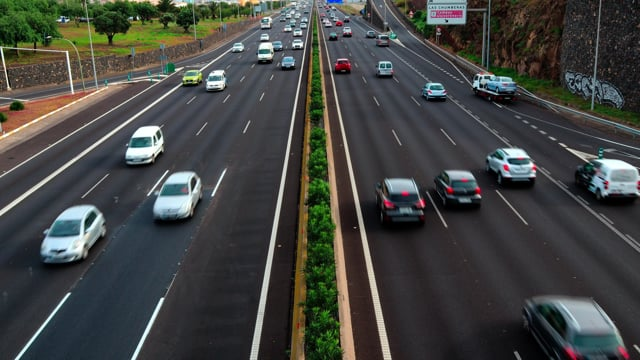
#> input picture Car Detector/images.jpg, 640 x 360 px, given in place of the camera
$ python main.py
#> lines starting #> are read from the running program, lines starting #| are printed output that depends on the picture; after the words box and inside, x2 and y2 are one past the last pixel; in counts of white or black regions, pixels touching at a corner belong together
import cv2
import numpy as np

id = 0
camera = cv2.VideoCapture(id)
while True:
    ret, frame = camera.read()
#> frame is the input picture: shape (360, 640, 3); mean B, G, R 66.4, 69.2, 67.2

    blur = cv2.GaussianBlur(frame, (11, 11), 0)
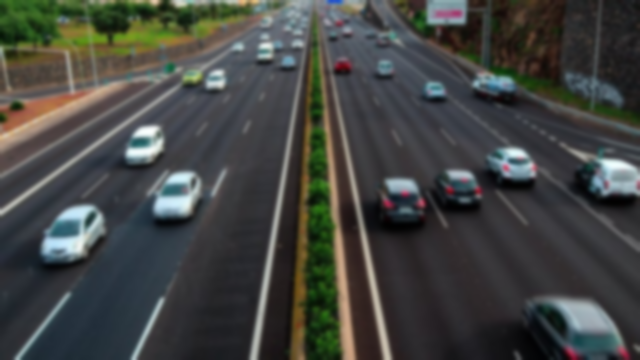
#> blur: shape (360, 640, 3); mean B, G, R 66.4, 69.2, 67.2
    edges = cv2.Canny(blur, 40, 150)
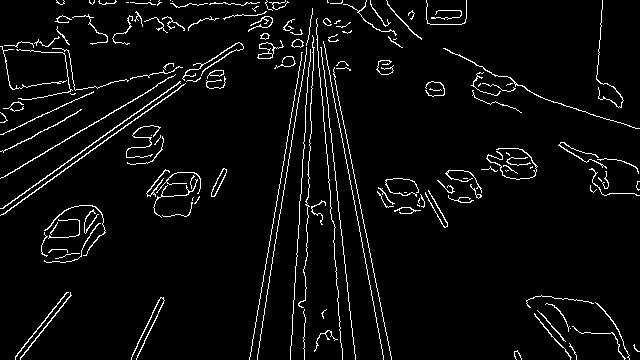
#> edges: shape (360, 640); 4.5% white in thin lines or dots
    dilated = cv2.dilate(edges, (1, 1), iterations=2)
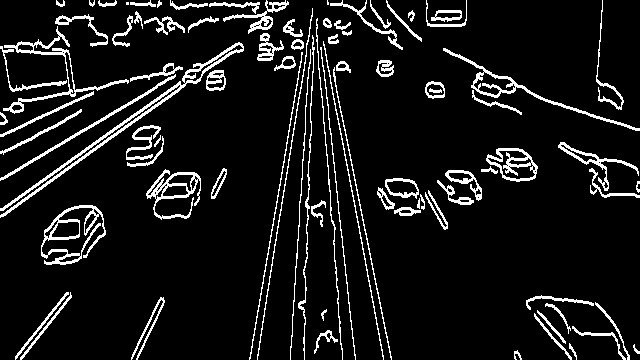
#> dilated: shape (360, 640); 9.2% white in thin lines or dots
    (cnt, _) = cv2.findContours(dilated.copy(), cv2.RETR_EXTERNAL, cv2.CHAIN_APPROX_SIMPLE)
#> cnt = 86 contours, 10 with area under 20; largest, box (x1, y1, x2, y2) and area: (0, 42, 244, 218) 1572, (41, 205, 106, 265) 1310, (443, 48, 640, 131) 1141, (486, 148, 538, 182) 1126, (146, 169, 201, 220) 1070
    print ("Terdapat: " + str(len(cnt)))
#| Terdapat: 86
    for countours in cnt:
        (x, y, w, h) = cv2.boundingRect(countours)
        cv2.rectangle(frame, (x, y), (x+w, y+h), (0, 255, 255), 2)
#> this loop made 86 passes
#> (x, y, w, h) on passes 1 to 12: (514, 350, 8, 10), (633, 344, 7, 10), (569, 343, 8, 17), (314, 330, 24, 24), (572, 326, 54, 34), (534, 313, 38, 47), (537, 310, 29, 34), (321, 309, 6, 12), (545, 303, 26, 31), (595, 302, 35, 58), (131, 297, 34, 63), (526, 295, 68, 15)
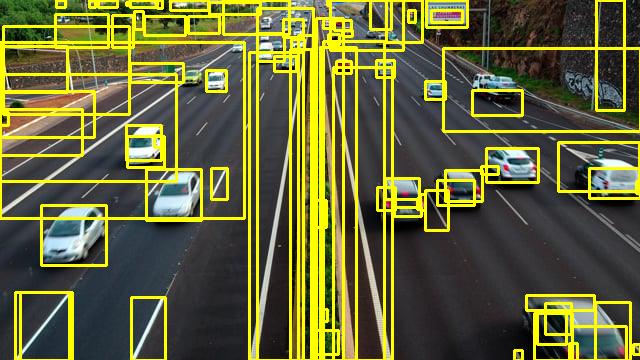
#> frame: shape (360, 640, 3); 18% of pixels changed, all inside (x1, y1, x2, y2) = (0, 0, 640, 360)
    cv2.imshow("frame", frame)

    keys = cv2.waitKey(1) & 0xFF
#> (key Q is pressed here)
    if keys == ord("Q") or keys == ord("q"):
        camera.release()
        cv2.destroyAllWindows()
        break
